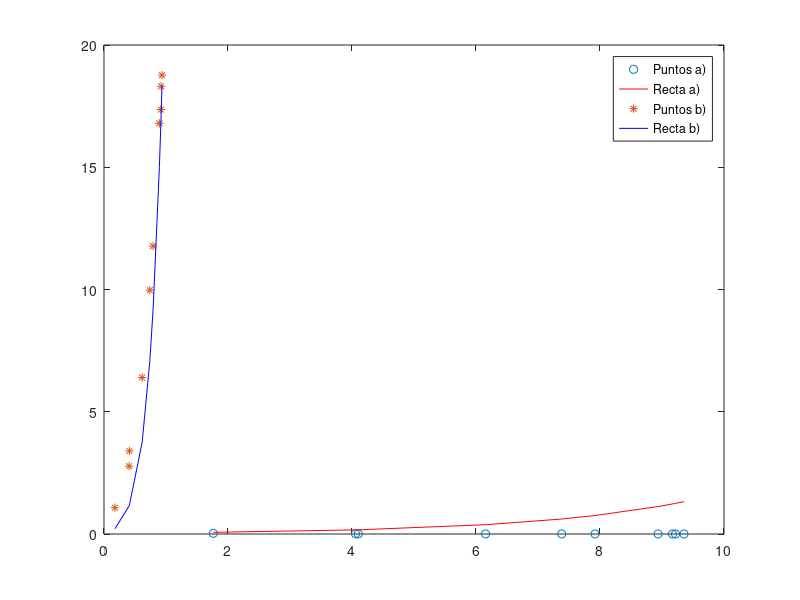

MATLAB code to generate this figure:
clear all
close all
clc

x = [1.7627    4.0571    4.1027    6.1543    7.3821    7.9194    8.9365    9.1690    9.2181    9.3547]';
y = [5.9044   11.4262   15.8872   21.0518   23.0857   26.3197   27.3933   29.9518   31.0830   32.5721]';

% apartado a)
ya = 1./(y.*y);
yp = log(ya); 
% solucion del problema lineal
sol = polyfit(x,yp,1);
B = sol(1); C = sol(2); 

% calculamos los parámetros de la exponencial
A = exp(C); 
plot (x,ya,'o');
estimacion = A * exp(-B*x);

hold on;
plot (x, estimacion, 'r');

% apartado b)
x2 = x/10;
yb = 3*x2.*exp(2*x2)+rand(size(x2));
ybp = log(yb);
plot(x2,yb,'*');
sol = polyfit(x2,ybp,1);
B = sol(1); A = sol(2);
C = exp(A);
estimacion = C.*x2.*exp(B*x2);
plot (x2, estimacion, 'b');
hold off;
legend('Puntos a)', 'Recta a)', 'Puntos b)', 'Recta b)');
